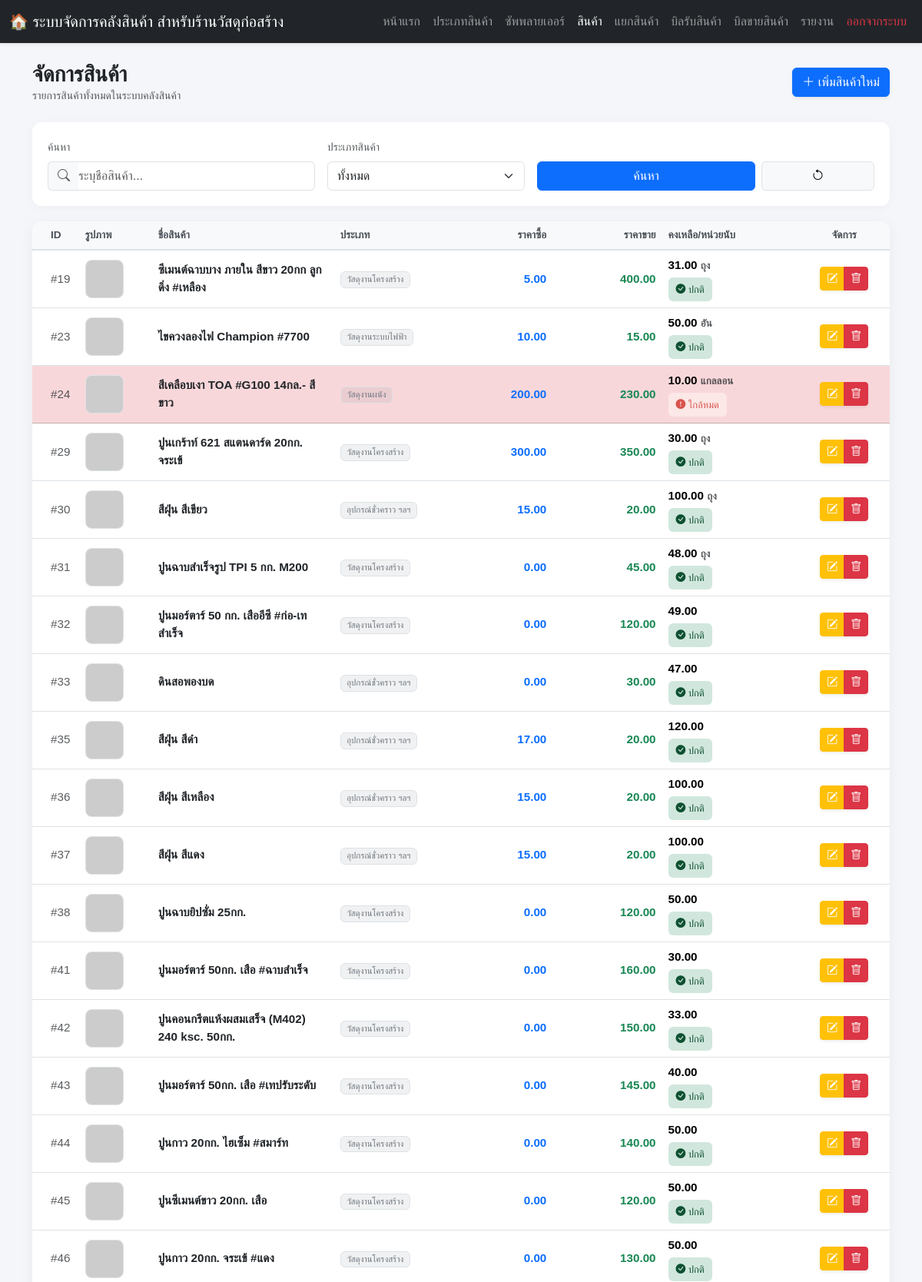
The page /products.php (signed in, upper part) on the database its author committed.
### tables this page shows
CREATE TABLE `products` (
  `product_id` int(11) NOT NULL,
  `product_name` varchar(150) NOT NULL,
  `product_unit` varchar(50) NOT NULL,
  `category_id` int(11) DEFAULT NULL,
  `stock_quantity` int(11) DEFAULT 0,
  `selling_price` decimal(10,2) NOT NULL DEFAULT 0.00,
  `reorder_level` int(11) NOT NULL DEFAULT 0,
  `image_path` varchar(255) DEFAULT NULL
);

CREATE TABLE `categories` (
  `category_id` int(11) NOT NULL,
  `category_name` varchar(100) NOT NULL,
  `description` text DEFAULT NULL
);

### products.php (the view, shortened to what this page needs)
<?php
include 'connection.php';
$search_term = $_GET['search_term'] ?? '';
$sql = "SELECT p.product_id, p.product_name, c.category_name,
               p.product_unit,
               p.selling_price, p.stock_quantity, p.reorder_level, p.image_path,
        -- 👇 ส่วนที่เพิ่มเข้ามา (Subquery)
            (
                SELECT purchase_price
                FROM purchase_details
                WHERE product_id = p.product_id
                ORDER BY purchase_id DESC
                LIMIT 1
            ) AS latest_purchase_price
            -- 👆 จบส่วนที่เพิ่ม
        FROM products p
        LEFT JOIN categories c ON p.category_id = c.category_id";
$sql .= " ORDER BY p.product_id ASC";
$stmt = $conn->prepare($sql);
$stmt->execute();
$result = $stmt->get_result();
?>
<!DOCTYPE html>
<html lang="th">
<head>
    <link rel="stylesheet" href="https://cdn.jsdelivr.net/npm/bootstrap@5.3.2/dist/css/bootstrap.min.css">
    <link rel="stylesheet" href="https://cdn.jsdelivr.net/npm/bootstrap-icons@1.11.3/font/bootstrap-icons.min.css">
</head>
<body>
<nav class="navbar navbar-expand-lg navbar-dark bg-dark no-print shadow-sm">
    <div class="container-fluid">
      <a class="navbar-brand" href="#">🏠 ระบบจัดการคลังสินค้า สำหรับร้านวัสดุก่อสร้าง</a>
      <div class="collapse navbar-collapse" id="navbarNav">
        <ul class="navbar-nav ms-auto">
          <li class="nav-item"><a class="nav-link" href="homepage.php">หน้าแรก</a></li>
          <li class="nav-item"><a class="nav-link" href="categories.php">ประเภทสินค้า</a></li>
          <li class="nav-item"><a class="nav-link" href="suppliers.php">ซัพพลายเออร์</a></li>
          <li class="nav-item"><a class="nav-link active" href="products.php">สินค้า</a></li>
          <li class="nav-item"><a class="nav-link" href="product_split.php">แยกสินค้า</a></li>
          <li class="nav-item"><a class="nav-link" href="warehouse_page.php">บิลรับสินค้า</a></li>
          <li class="nav-item"><a class="nav-link" href="warehouse_sale.php">บิลขายสินค้า</a></li>
          <li class="nav-item"><a class="nav-link " href="report.php">รายงาน</a></li>
          <li class="nav-item"><a class="nav-link text-danger" href="logout.php">ออกจากระบบ</a></li>
        </ul>
      </div>
    </div>
  </nav>
<div class="container mt-4">
    <div class="d-flex justify-content-between align-items-center mb-4">
        <div>
            <h3 class="fw-bold mb-0 text-dark">จัดการสินค้า</h3>
            <p class="text-muted small mb-0">รายการสินค้าทั้งหมดในระบบคลังสินค้า</p>
        </div>
        <a href="add_product.php" class="btn btn-primary shadow-sm">
            <i class="bi bi-plus-lg"></i> เพิ่มสินค้าใหม่
        </a>
    </div>
    <div class="search-section">
        <form method="get">
            <div class="row g-3 align-items-end">
                <div class="col-md-4">
                    <label class="form-label text-muted small">ค้นหา</label>
                    <div class="input-group">
                        <span class="input-group-text bg-light border-end-0"><i class="bi bi-search text-muted"></i></span>
                        <input type="text" name="search_term" class="form-control border-start-0 ps-0" placeholder="ระบุชื่อสินค้า..." value="<?= htmlspecialchars($search_term) ?>">
                    </div>
                </div>
                <div class="col-md-3">
                    <label class="form-label text-muted small">ประเภทสินค้า</label>
                    <select name="category_id" class="form-select">
                        <option value=""> ทั้งหมด </option>
                    </select>
                </div>
                <div class="col-md-5">
                    <label class="form-label text-muted small">&nbsp;</label>
                    <div class="d-flex gap-2">
                        <button type="submit" class="btn btn-primary w-100"><i class="bi "></i>ค้นหา</button>
                        <a href="products.php" class="btn btn-light border w-50" title="ล้างค่า"><i class="bi bi-arrow-counterclockwise"></i></a>
                    </div>
                </div>
            </div>
        </form>
    </div>
    <div class="card-box p-0 overflow-hidden mb-5">
        <div class="table-responsive">
            <table class="table table-hover align-middle mb-0">
                <thead>
                    <tr>
                        <th class="ps-4" width="5%">ID</th>
                        <th width="8%">รูปภาพ</th>
                        <th width="20%">ชื่อสินค้า</th>
                        <th width="12%">ประเภท</th>
                        <th width="12%" class="text-end">ราคาซื้อ</th> <th width="12%" class="text-end">ราคาขาย</th>
                        <th width="15%">คงเหลือ/หน่วยนับ</th>
                        <th width="10%" class="text-center">จัดการ</th>
                    </tr>
                </thead>
                <tbody>
                    <?php if ($result->num_rows > 0): ?>
                        <?php while ($row = $result->fetch_assoc()): ?>
                            <?php
                                $stockText = number_format($row['stock_quantity'], 2) . " <small class='text-muted'>" . htmlspecialchars($row['product_unit']) . "</small>";
                                $isLowStock = ($row['stock_quantity'] <= $row['reorder_level']) && ($row['latest_purchase_price'] > 0);
                            ?>
                            <tr class="<?= $isLowStock ? 'table-danger' : '' ?>">
                                <td class="ps-4 text-muted">#<?= $row['product_id'] ?></td>
                                <td>
                                    <?php if (!empty($row['image_path'])): ?>
                                        <img src="<?= $row['image_path'] ?>"
                                             alt="img"
                                             class="product-img"
                                             onerror="this.onerror=null; this.src='https://placehold.co/50x50?text=No+Img';">
                                    <?php else: ?>
                                        <div class="product-img d-flex align-items-center justify-content-center bg-light text-muted">
                                            <i class="bi bi-image fs-5"></i>
                                        </div>
                                    <?php endif; ?>
                                </td>
                                <td>
                                    <div class="fw-bold text-dark"><?= htmlspecialchars($row['product_name']) ?></div>
                                </td>
                                <td>
                                    <span class="badge bg-secondary bg-opacity-10 text-secondary fw-normal border">
                                        <?= htmlspecialchars($row['category_name'] ?? '-') ?>
                                    </span>
                                </td>
                                <td class="text-end text-primary fw-bold">
                                    <?= number_format($row['latest_purchase_price'] , 2) ?>
                                </td>
                                <td class="text-end fw-bold text-success"> <?= number_format($row['selling_price'], 2) ?>
                                </td>
                                <td>
                                    <div class="fw-bold"><?= $stockText ?></div>
                                    <?php if($isLowStock): ?>
                                        <span class="badge-soft-danger mt-1 d-inline-block">
                                            <i class="bi bi-exclamation-circle-fill"></i> ใกล้หมด
                                        </span>
                                    <?php else: ?>
                                        <span class="badge-soft-success mt-1 d-inline-block">
                                            <i class="bi bi-check-circle-fill"></i> ปกติ
                                        </span>
                                    <?php endif; ?>
                                </td>
                                <td class="text-center">
                                    <div class="btn-group shadow-sm" role="group">
                                        <a href="product_edit.php?id=<?= $row['product_id'] ?>" class="btn btn-warning btn-sm text-white" title="แก้ไข">
                                            <i class="bi bi-pencil-square"></i>
                                        </a>
                                        <a href="product_delete.php?id=<?= $row['product_id'] ?>"
                                           onclick="return confirm('คุณแน่ใจหรือไม่ว่าต้องการลบ <?= htmlspecialchars($row['product_name']) ?> ?');"
                                           class="btn btn-danger btn-sm" title="ลบ">
                                            <i class="bi bi-trash"></i>
                                        </a>
                                    </div>
                                </td>
                            </tr>
                        <?php endwhile; ?>
                    <?php endif; ?>
                </tbody>
            </table>
        </div>
    </div>
</div>
</body>
</html>

### products.php (style rules this page uses)
body { background-color: #f4f6f9; font-family: 'Sarabun', sans-serif; }
.card-box { border: none; border-radius: 12px; box-shadow: 0 4px 20px rgba(0,0,0,0.05); background: white; }
.table thead th { background-color: #f8f9fa; border-bottom: 2px solid #dee2e6; color: #495057; font-weight: 600; text-transform: uppercase; font-size: 0.85rem; white-space: nowrap; }
.table tbody td { vertical-align: middle; font-size: 0.95rem; }
.product-img { width: 50px; height: 50px; object-fit: cover; border-radius: 8px; border: 1px solid #dee2e6; }
.badge-soft-danger { background-color: #fce8e6; color: #d9534f; padding: 6px 10px; border-radius: 6px; font-weight: 500; font-size: 0.8rem; }
.badge-soft-success { background-color: #d1e7dd; color: #0f5132; padding: 6px 10px; border-radius: 6px; font-weight: 500; font-size: 0.8rem; }
.search-section { background-color: #ffffff; padding: 20px; border-radius: 12px; box-shadow: 0 2px 15px rgba(0,0,0,0.03); margin-bottom: 20px; }

### rows shown on the page
products: product_id "19", product_name "ซีเมนต์ฉาบบาง ภายใน สีขาว 20กก ลูกดิ่ง #เหลือง", category.category_name "วัสดุงานโครงสร้าง", latest_purchase_price "5.00", selling_price "400.00", stock_quantity "31.00", product_unit "ถุง", reorder_level "ปกติ"
products: product_id "23", product_name "ไขควงลองไฟ Champion #7700", category.category_name "วัสดุงานระบบไฟฟ้า", latest_purchase_price "10.00", selling_price "15.00", stock_quantity "50.00", product_unit "อัน", reorder_level "ปกติ"
products: product_id "24", product_name "สีเคลือบเงา TOA #G100 14กล.- สีขาว", category.category_name "วัสดุงานผนัง", latest_purchase_price "200.00", selling_price "230.00", stock_quantity "10.00", product_unit "แกลลอน", reorder_level "ใกล้หมด"
products: product_id "29", product_name "ปูนเกร้าท์ 621 สแตนดาร์ด 20กก. จระเข้", category.category_name "วัสดุงานโครงสร้าง", latest_purchase_price "300.00", selling_price "350.00", stock_quantity "30.00", product_unit "ถุง", reorder_level "ปกติ"
products: product_id "30", product_name "สีฝุ่น สีเขียว", category.category_name "อุปกรณ์ชั่วคราว ฯลฯ", latest_purchase_price "15.00", selling_price "20.00", stock_quantity "100.00", product_unit "ถุง", reorder_level "ปกติ"
products: product_id "31", product_name "ปูนฉาบสำเร็จรูป TPI 5 กก. M200", category.category_name "วัสดุงานโครงสร้าง", latest_purchase_price "0.00", selling_price "45.00", stock_quantity "48.00", product_unit "ถุง", reorder_level "ปกติ"
products: product_id "32", product_name "ปูนมอร์ตาร์ 50 กก. เสืออีซี #ก่อ-เทสำเร็จ", category.category_name "วัสดุงานโครงสร้าง", latest_purchase_price "0.00", selling_price "120.00", stock_quantity "49.00", reorder_level "ปกติ"
products: product_id "33", product_name "ดินสอพองบด", category.category_name "อุปกรณ์ชั่วคราว ฯลฯ", latest_purchase_price "0.00", selling_price "30.00", stock_quantity "47.00", reorder_level "ปกติ"
products: product_id "35", product_name "สีฝุ่น สีดำ", category.category_name "อุปกรณ์ชั่วคราว ฯลฯ", latest_purchase_price "17.00", selling_price "20.00", stock_quantity "120.00", reorder_level "ปกติ"
products: product_id "36", product_name "สีฝุ่น สีเหลือง", category.category_name "อุปกรณ์ชั่วคราว ฯลฯ", latest_purchase_price "15.00", selling_price "20.00", stock_quantity "100.00", reorder_level "ปกติ"
products: product_id "37", product_name "สีฝุ่น สีแดง", category.category_name "อุปกรณ์ชั่วคราว ฯลฯ", latest_purchase_price "15.00", selling_price "20.00", stock_quantity "100.00", reorder_level "ปกติ"
products: product_id "38", product_name "ปูนฉาบยิปซั่ม 25กก.", category.category_name "วัสดุงานโครงสร้าง", latest_purchase_price "0.00", selling_price "120.00", stock_quantity "50.00", reorder_level "ปกติ"
products: product_id "41", product_name "ปูนมอร์ตาร์ 50กก. เสือ #ฉาบสำเร็จ", category.category_name "วัสดุงานโครงสร้าง", latest_purchase_price "0.00", selling_price "160.00", stock_quantity "30.00", reorder_level "ปกติ"
products: product_id "42", product_name "ปูนคอนกรีตแห้งผสมเสร็จ (M402) 240 ksc. 50กก.", category.category_name "วัสดุงานโครงสร้าง", latest_purchase_price "0.00", selling_price "150.00", stock_quantity "33.00", reorder_level "ปกติ"
products: product_id "43", product_name "ปูนมอร์ตาร์ 50กก. เสือ #เทปรับระดับ", category.category_name "วัสดุงานโครงสร้าง", latest_purchase_price "0.00", selling_price "145.00", stock_quantity "40.00", reorder_level "ปกติ"
products: product_id "44", product_name "ปูนกาว 20กก. ไฮเซ็ม #สมาร์ท", category.category_name "วัสดุงานโครงสร้าง", latest_purchase_price "0.00", selling_price "140.00", stock_quantity "50.00", reorder_level "ปกติ"
products: product_id "45", product_name "ปูนซีเมนต์ขาว 20กก. เสือ", category.category_name "วัสดุงานโครงสร้าง", latest_purchase_price "0.00", selling_price "120.00", stock_quantity "50.00", reorder_level "ปกติ"
products: product_id "46", product_name "ปูนกาว 20กก. จระเข้ #แดง", category.category_name "วัสดุงานโครงสร้าง", latest_purchase_price "0.00", selling_price "130.00", stock_quantity "50.00", reorder_level "ปกติ"
